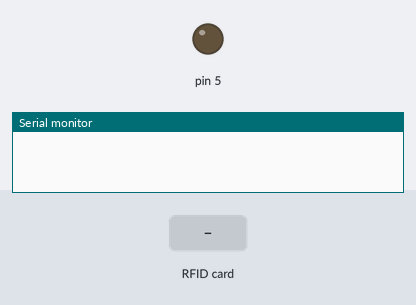
The sketch below on a simulated Arduino Uno, built with avr-gcc and run on an emulated ATmega328P. On the bench: output pins drawn as LEDs (lit = HIGH), the last lines printed to the serial monitor. The test bench sets the inputs (shaded band).

Above: at 1.2 s.
1.3 s: RFID card 5E 7A 19 C4 held to the reader
At 2.1 s:
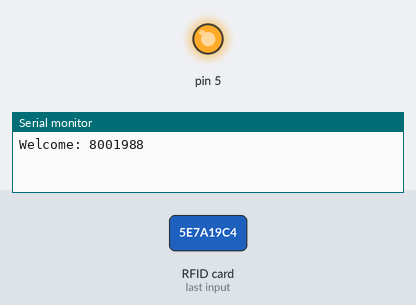
Timing chart, 0 to 4.8 s (numbered marks = the images above; inputs shaded):
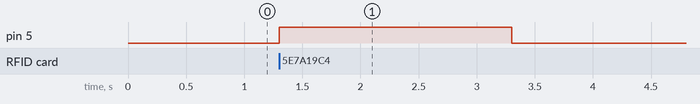

Measured:
- after the input at 1.3 s, pin 5: LOW → HIGH at once, → LOW 2.0 s later

The sketch:

door.ino
```cpp
#include <Wiegand.h>

// initializing wiegand protocol
WIEGAND wg;

void setup()
{
	//intializing the serial port
	Serial.begin(9600);
	// the relay where the electric strike is connected
	pinMode(5, OUTPUT);
	//initializing the wg class
	wg.begin();
	int i;
	long card;

}
//members card
long keys[] = { 1234567, 1234568, 1234569 };

int unknown_card = 0;
bool success = false;

void loop()
{
	//keep the door locked
	digitalWrite(5, LOW);

	//if a card is read
	if(wg.available())
	{
		long card = wg.getCode();
		int i;
		//if the code matches to any members card
		for(i = 0; i < sizeof(keys); i++)
		{
			if(keys[i] == card)
			{
				Serial.print("Welcome: ");
				Serial.println(card);
				digitalWrite(5, HIGH);
				//wait 2 seconds before lock the door
				delay(2000);
				success=true;
				unknown_card=0;
				break;
			}
		}
		// if card is unknown
		if(success == false)
		{
			unknown_card++;
			Serial.print("Unknown:");
			Serial.println(card);
			//delay depends on the number of times the card is swiped
			switch (unknown_card)
			{
				case 1:
					delay(1000);
					break;
				case 2:
					delay(1000);
					break;
				case 3:
					Serial.print("WARNING! Intrusion detected: 3\n");
					delay(1000);
					break;
				case 4:
					Serial.print("WARNING! Intrusion detected: 4\n");
					delay(2000);
					break;
				case 5:
					Serial.print("WARNING! Intrusion detected: 5\n");
					delay(2000);
					break;
				case 6:
					Serial.print("WARNING! Intrusion detected: 6\n");
					delay(3000);
					break;
				case 7:
					Serial.print("WARNING! Intrusion detected: 7\n");
					break;
					delay(5000);
				default:
					Serial.print("WARNING! Intrusion detected: default\n");
					delay(10000);
					break;
			}
		}
	}
}
```
